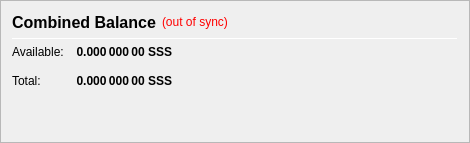
                   <widget class="QFrame" name="frame_CombinedBalances">
                    <property name="minimumSize">
                     <size>
                      <width>470</width>
                      <height>0</height>
                     </size>
                    </property>
                    <property name="frameShape">
                     <enum>QFrame::StyledPanel</enum>
                    </property>
                    <property name="frameShadow">
                     <enum>QFrame::Raised</enum>
                    </property>
                    <layout class="QVBoxLayout" name="verticalLayout_5">
                     <item>
                      <layout class="QHBoxLayout" name="horizontalLayout_5" stretch="0,0,0">
                       <item>
                        <widget class="QLabel" name="label_5z">
                         <property name="minimumSize">
                          <size>
                           <width>0</width>
                           <height>20</height>
                          </size>
                         </property>
                         <property name="font">
                          <font>
                           <pointsize>12</pointsize>
                           <weight>75</weight>
                           <bold>true</bold>
                          </font>
                         </property>
                         <property name="toolTip">
                          <string>Combined Balance (including unconfirmed and immature coins)</string>
                         </property>
                         <property name="text">
                          <string>Combined Balance</string>
                         </property>
                        </widget>
                       </item>
                       <item>
                        <widget class="QLabel" name="labelWalletStatus">
                         <property name="cursor">
                          <cursorShape>WhatsThisCursor</cursorShape>
                         </property>
                         <property name="toolTip">
                          <string>The displayed information may be out of date. Your wallet automatically synchronizes with the SSSolutions network after a connection is established, but this process has not completed yet.</string>
                         </property>
                         <property name="styleSheet">
                          <string notr="true">QLabel { color: red; }</string>
                         </property>
                         <property name="text">
                          <string notr="true">(out of sync)</string>
                         </property>
                         <property name="alignment">
                          <set>Qt::AlignLeading|Qt::AlignLeft|Qt::AlignVCenter</set>
                         </property>
                        </widget>
                       </item>
                       <item>
                        <spacer name="horizontalSpacer_1">
                         <property name="orientation">
                          <enum>Qt::Horizontal</enum>
                         </property>
                         <property name="sizeHint" stdset="0">
                          <size>
                           <width>40</width>
                           <height>20</height>
                          </size>
                         </property>
                        </spacer>
                       </item>
                      </layout>
                     </item>
                     <item>
                      <widget class="Line" name="line_CombinedBalance">
                       <property name="minimumSize">
                        <size>
                         <width>0</width>
                         <height>1</height>
                        </size>
                       </property>
                       <property name="maximumSize">
                        <size>
                         <width>16777215</width>
                         <height>1</height>
                        </size>
                       </property>
                       <property name="orientation">
                        <enum>Qt::Horizontal</enum>
                       </property>
                      </widget>
                     </item>
                     <item>
                      <layout class="QGridLayout" name="gridLayout_3">
                       <property name="spacing">
                        <number>12</number>
                       </property>
                       <item row="1" column="0">
                        <widget class="QLabel" name="labelBalanceTextz">
                         <property name="text">
                          <string>Available:</string>
                         </property>
                        </widget>
                       </item>
                       <item row="1" column="1">
                        <widget class="QLabel" name="labelBalancez">
                         <property name="font">
                          <font>
                           <weight>75</weight>
                           <bold>true</bold>
                          </font>
                         </property>
                         <property name="cursor">
                          <cursorShape>IBeamCursor</cursorShape>
                         </property>
                         <property name="toolTip">
                          <string>Your current spendable balance</string>
                         </property>
                         <property name="text">
                          <string notr="true">0.000 000 00 SSS</string>
                         </property>
                         <property name="alignment">
                          <set>Qt::AlignRight|Qt::AlignTrailing|Qt::AlignVCenter</set>
                         </property>
                         <property name="textInteractionFlags">
                          <set>Qt::LinksAccessibleByMouse|Qt::TextSelectableByKeyboard|Qt::TextSelectableByMouse</set>
                         </property>
                        </widget>
                       </item>
                       <item row="2" column="0">
                        <widget class="QLabel" name="labelTotalTextz">
                         <property name="text">
                          <string>Total:</string>
                         </property>
                        </widget>
                       </item>
                       <item row="2" column="1">
                        <widget class="QLabel" name="labelTotalz">
                         <property name="font">
                          <font>
                           <weight>75</weight>
                           <bold>true</bold>
                          </font>
                         </property>
                         <property name="cursor">
                          <cursorShape>IBeamCursor</cursorShape>
                         </property>
                         <property name="toolTip">
                          <string>Total Balance, including all unavailable coins.</string>
                         </property>
                         <property name="text">
                          <string notr="true">0.000 000 00 SSS</string>
                         </property>
                         <property name="alignment">
                          <set>Qt::AlignRight|Qt::AlignTrailing|Qt::AlignVCenter</set>
                         </property>
                         <property name="textInteractionFlags">
                          <set>Qt::LinksAccessibleByMouse|Qt::TextSelectableByKeyboard|Qt::TextSelectableByMouse</set>
                         </property>
                        </widget>
                       </item>
                       <item row="2" column="3">
                        <spacer name="horizontalSpacer_2">
                         <property name="orientation">
                          <enum>Qt::Horizontal</enum>
                         </property>
                         <property name="sizeHint" stdset="0">
                          <size>
                           <width>40</width>
                           <height>20</height>
                          </size>
                         </property>
                        </spacer>
                       </item>
                      </layout>
                     </item>
                     <item>
                      <spacer name="verticalSpacer_1">
                       <property name="orientation">
                        <enum>Qt::Vertical</enum>
                       </property>
                       <property name="sizeHint" stdset="0">
                        <size>
                         <width>20</width>
                         <height>40</height>
                        </size>
                       </property>
                      </spacer>
                     </item>
                    </layout>
                   </widget>
